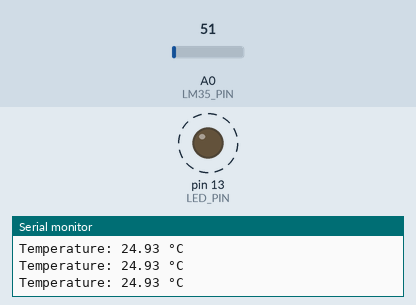
The sketch below on a simulated Arduino Uno, built with avr-gcc and run on an emulated ATmega328P. Parts: output pins drawn as LEDs (lit = HIGH), the last lines printed to the serial monitor. Dashed ring = blinking. The inputs (shaded band) are chosen by the test bench; at power-on: A0 (LM35_PIN) = 51.

Above: at 1.3 s.
1.4 s: A0 (LM35_PIN) set to 58
At 3.2 s:
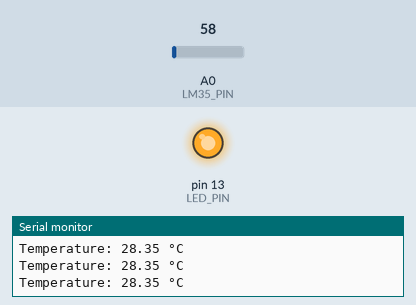
4.4 s: A0 (LM35_PIN) set to 65
At 5.5 s:
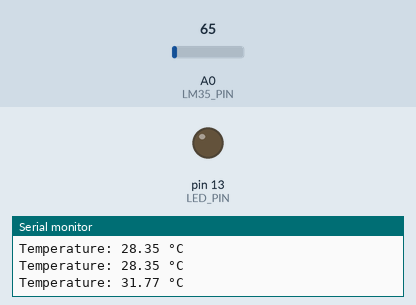
Timing chart, 0 to 12.6 s (numbered marks = the images above; inputs shaded):
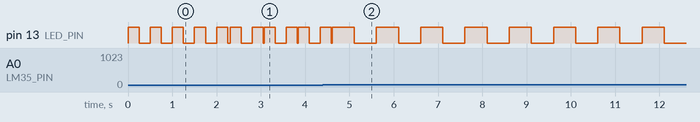

The sketch:

Source_code.ino
```cpp
#include <TimerOne.h>  //Required Header File for Using Timer functions

const int LM35_PIN = A0;   // Analog pin for LM35 temperature sensor
const int LED_PIN = 13;    // Onboard LED pin
int temperature = 0;    // Variable to store temperature reading
volatile unsigned long elapsedTime = 0;  //Assigning elapsed time = 0, Using Volatile keyword since the value may change unexpectedly

void elapsedTimeFunc() {
  elapsedTime++;         //incrementing elaspsed time
}

void setup() {
  pinMode(13, OUTPUT);    // Set LED pin as output
  Timer1.initialize(1000); // Set the timer to trigger every 1 millisecond
  Timer1.attachInterrupt(elapsedTimeFunc);  //initiating interrupt routine
  Serial.begin(9600);    // Initialize serial communication
}

void loop() {
  int sensorValue = analogRead(LM35_PIN);    // Read analog value from LM35 sensor
  float voltage = sensorValue * (5.0 / 1023.0);    // Convert analog value to voltage
  float temperature = voltage* 100.0;    // Convert voltage to temperature in degrees Celsius
  Serial.print("Temperature: ");           //printing temperatur statement
  Serial.print(temperature,2);    // Print temperature with 2 decimal points
  Serial.println(" °C");          //printing the °C

  //Checking temperature < 30 or not
  if (temperature < 30) {

        digitalWrite(LED_PIN,HIGH);  //setting Led high ON
        my_Delay(250); // Delay for 250 milliseconds
        digitalWrite(LED_PIN,LOW);   //setting led OFF
        my_Delay(250); // Delay for 250 milliseconds

  }
  //Checking temperature > 30 or not
  else if (temperature > 30) {
        digitalWrite(LED_PIN,HIGH); //setting Led high ON
        my_Delay(500); // Delay for 500 milliseconds
        digitalWrite(LED_PIN,LOW); //setting led OFF
        my_Delay(500); // Delay for 500 milliseconds
  }
}

//defning function my_Delay
void my_Delay(unsigned long delayMs) {
  unsigned long startTime = elapsedTime; // Store the current elapsedTime

  while ((elapsedTime - startTime) < delayMs) {
    // Do nothing and continue to check for the elapsed time
  }
}
```

Measured:
- the behaviour switches between 61 and 62 on A0 (LM35_PIN) (found by bisection; images 1 and 2)
- by itself, pin 13 (LED_PIN): repeats every 1.0 s: HIGH 0.50 s, LOW 0.50 s
